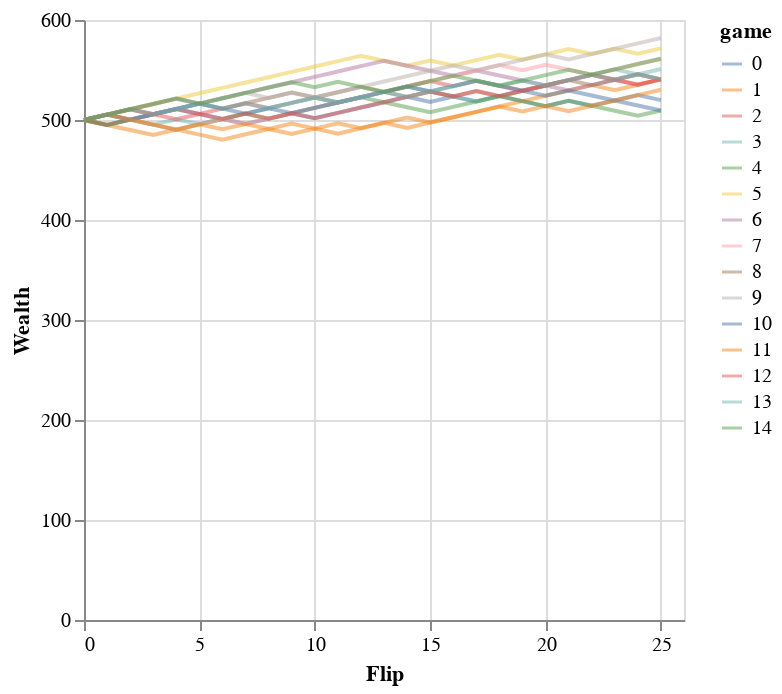

Notebook code for this chart:
### Markdown cell above
### Constant Dollar Wager

### Code cell
constant_dollar.amount = (
    5  # You can use this to change the constant dollar wage - here it's 5
)
constant_dollar.plot_games(n_games=15, log=False, opacity=0.5)

### Figure 1 — Vega-Lite specification as saved in the notebook (floating-point values rounded to 4 significant figures; data arrays with more than 128 entries replaced by an {"elided": "..."} marker saying what was removed)
{"config": {"view": {"continuousWidth": 300, "continuousHeight": 300}}, "data": {"name": "data-dc71cd8c603a96acc73eca915ee6420d"}, "mark": {"type": "line", "opacity": 0.5}, "encoding": {"color": {"field": "game", "type": "nominal"}, "x": {"field": "flip", "title": "Flip", "type": "quantitative"}, "y": {"field": "wealth", "title": "Wealth", "type": "quantitative"}}, "$schema": "https://vega.github.io/schema/vega-lite/v5.8.0.json", "datasets": {"data-dc71cd8c603a96acc73eca915ee6420d": {"elided": "390 records"}}}
